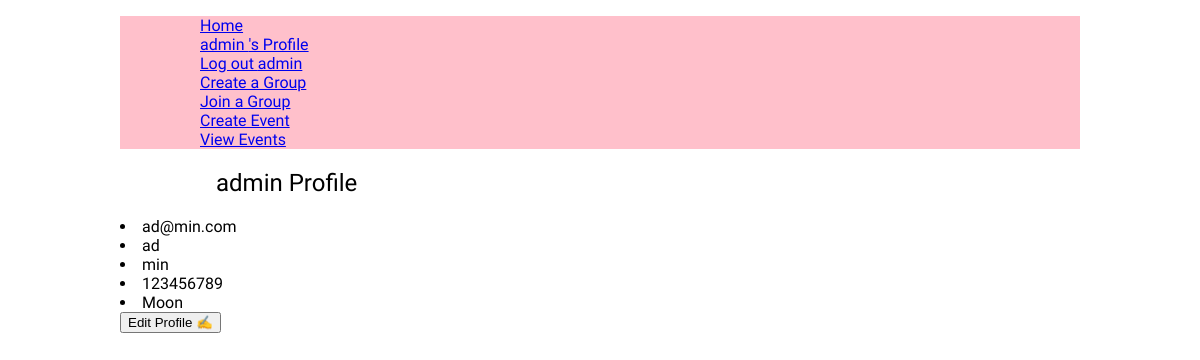
The page /user/profile/ (signed in) on the database as committed earlier.
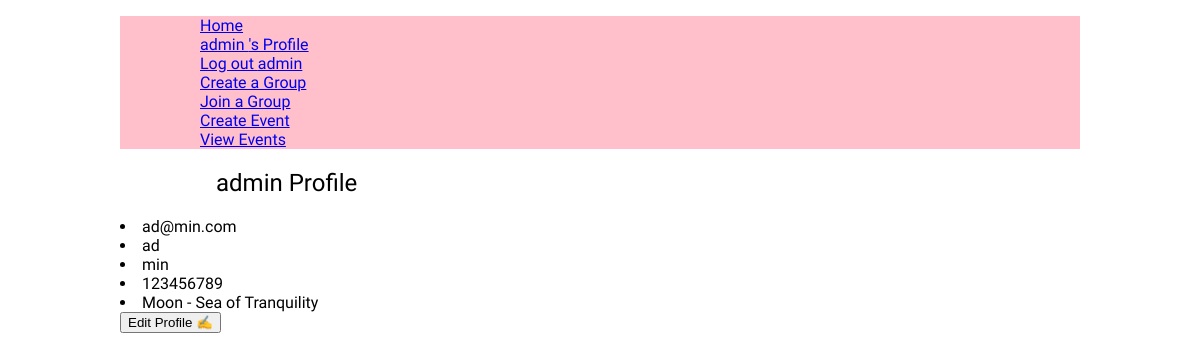
The same page on the database as committed later.
### user_profile/models.py (models this page shows)
class CustomUser(AbstractUser):
    location = models.CharField(max_length=100, blank=True)
    phone_number = models.CharField( max_length=50, blank=True)
    date_joined = models.DateTimeField( auto_now_add=True)
    def __str__(self):
        return self.username

### user_profile/views.py (the view)
# urls.py: path('profile/', views.profile_view, name='profile'),
def profile_view(request):
    return render(request, 'user_profile/profile.html')

### user_profile/templates/user_profile/profile.html
{% extends "base.html" %}
{% load static %}
{% block content %}
<section>
    {% if user.is_authenticated %}
        <h1>{{user}} Profile</h1>
        <li>{{user.email}}</li>
        <li>{{user.first_name}}</li>
        <li>{{user.last_name}}</li>
        <li>{{user.phone_number}}</li>
        <li>{{user.location}}</li>
        <a href="{% url "user:edit_view" user.id %}">
            <button>Edit Profile ✍</button>
        </a>
    {% else %}
    <h2>User not logged in, please <a href="{% url "user:login" %}">Log In</a> or <a href="{% url "user:register" %}">Sign-Up</a></h2>
    {% endif %}
</section>
{% endblock content %}

### armonario_proj/templates/layout.html (shortened to what this page needs)
{% load static %}
{% url 'home' as home_url %}
{% url "profile" as profile_url %}
<!DOCTYPE html>
<html lang="en">
<head>
    <link rel="stylesheet" href="{% static 'css/style.css' %}">
</head>
<body>
    <header>
        <div>
            <nav>
                <ul>
                    {% if request.path != '/' %}
                        <ul><a href="/">Home</a></ul>
                    {% endif %}
                    {% if user.is_authenticated %}
                        <ul><a href="{% url "user:profile" %}">{{user.username}} 's Profile</a></ul>
                        <ul><a href="{% url "user:logout" %}">Log out {{user.username}}</a></ul>
                        <ul><a href="{% url "group:create" %}">Create a Group</a></ul>
                        <ul><a href="{% url "group:join" %}">Join a Group</a></ul>
                        <ul><a href="{% url "event:create" %}">Create Event</a></ul>
                        <ul><a href="{% url "calendar:list" %}">View Events</a></ul>
                    {% else %}
                        <ul><a href="{% url "user:login" %}">Log in</a></ul>
                        <ul><a href="{% url "user:register" %}">Register</a></ul>
                    {% endif %}
                </ul>
            </nav>
        </div>
    </header>
    <main >
        {% block content %}{% endblock content %}
    </main>
</body>
</html>

Rows that differ between the two databases and show on the page:
changed CustomUser "admin": location "Moon" → "Moon - Sea of Tranquility"
